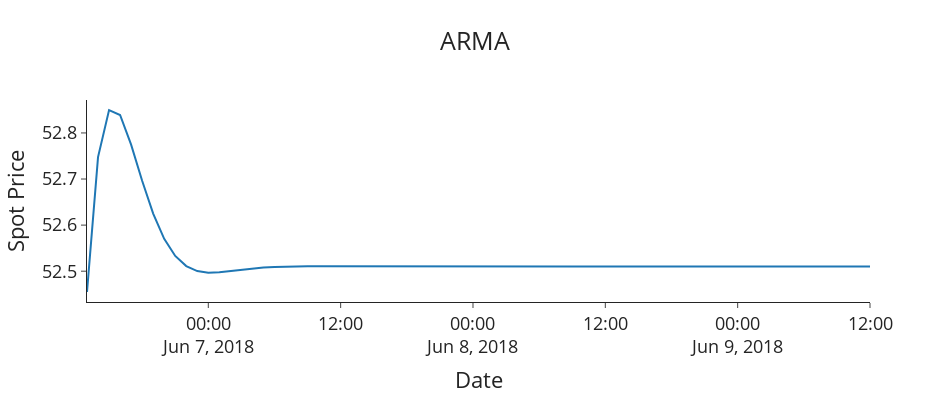

The notebook cell this image was saved under:
### Code cell
fig = go.Figure()
# fig.add_trace(go.Scatter(x=test.index.to_timestamp(), y=test['price_stationary'], name='Test'))
fig.add_trace(go.Scatter(x=test.index.to_timestamp(), y=forecast_arma, name='Forecast'))
fig.update_layout(template='simple_white', font=dict(size=18), title_text='ARMA', 
                    width=950, title_x=0.5, height=400, xaxis_title='Date', yaxis_title='Spot Price')
fig.show()

### Figure 1 — Plotly figure (JSON) as saved in the notebook; plotly's stock layout.template omitted (floating-point values rounded to 4 significant figures; data arrays with more than 128 entries replaced by an {"elided": "..."} marker saying what was removed)
{"data": [{"name": "Forecast", "type": "scatter", "x": {"elided": "2366 str values"}, "y": [52.46, 52.75, 52.85, 52.84, 52.77, 52.7, 52.63, 52.57, 52.53, 52.51, 52.5, 52.5, 52.5, 52.5, 52.5, 52.51, 52.51, 52.51, 52.51, 52.51, 52.51, 52.51, 52.51, 52.51, 52.51, 52.51, 52.51, 52.51, 52.51, 52.51, 52.51, 52.51, 52.51, 52.51, 52.51, 52.51, 52.51, 52.51, 52.51, 52.51, 52.51, 52.51, 52.51, 52.51, 52.51, 52.51, 52.51, 52.51, 52.51, 52.51, 52.51, 52.51, 52.51, 52.51, 52.51, 52.51, 52.51, 52.51, 52.51, 52.51, 52.51, 52.51, 52.51, 52.51, 52.51, 52.51, 52.51, 52.51, 52.51, 52.51, 52.51, 52.51]}], "layout": {"font": {"size": 18}, "height": 400, "title": {"text": "ARMA", "x": 0.5}, "width": 950, "xaxis": {"title": {"text": "Date"}}, "yaxis": {"title": {"text": "Spot Price"}}}}
